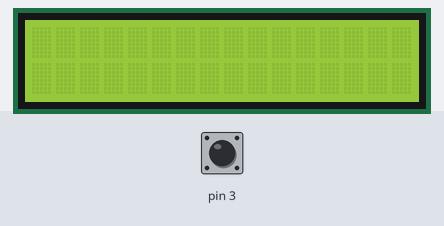
Bench run of a sketch on a simulated Arduino Uno, built with avr-gcc and run on an emulated ATmega328P. Parts: 16×2 character LCD. The inputs (shaded band) are chosen by the test bench; at power-on: pin 3 HIGH. What the sketch prints to the serial monitor is not drawn.

Above: at 1.2 s.
1.3 s: pin 3 pulled LOW for 0.15 s
At 2.4 s:
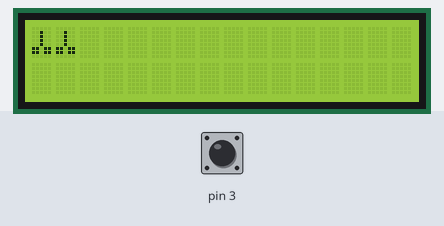
2.9 s: pin 3 pulled LOW for 1 s
At 3.2 s:
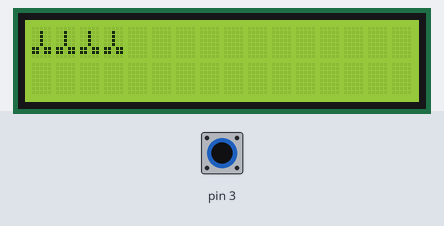
5.4 s: pin 3 pulled LOW for 0.15 s
At 6.0 s:
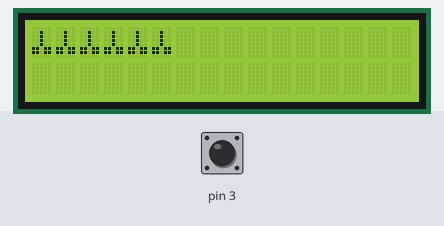
7.0 s: pin 3 pulled LOW for 3.2 s
At 8.1 s:
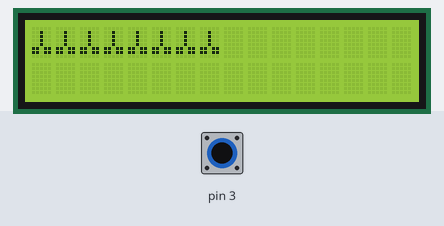
11.7 s: pin 3 pulled LOW for 0.15 s
At 12.6 s:
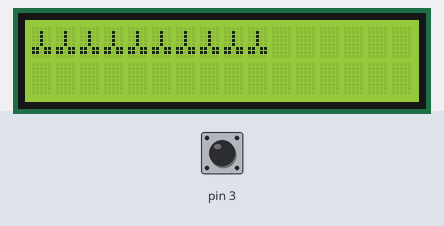
13.3 s: pin 3 pulled LOW for 1 s
At 14.6 s:
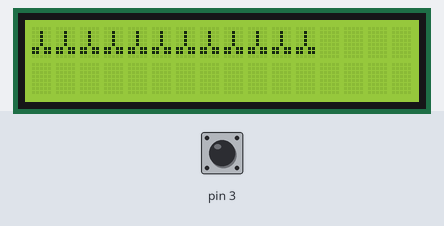
Timing chart, 0 to 16.3 s (numbered marks = the images above; inputs shaded):
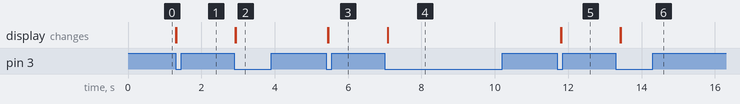

Measured:
- after the input at 1.3 s, the display: first changes at once (image 1 shows a later state)
- after the input at 2.9 s, the display: first changes at once (image 2 shows a later state)
- after the input at 5.4 s, the display: first changes after 0.05 s (image 3 shows a later state)
- after the input at 7.0 s, the display: first changes after 0.07 s (image 4 shows a later state)
- after the input at 11.7 s, the display: first changes after 0.10 s (image 5 shows a later state)
- after the input at 13.3 s, the display: first changes after 0.12 s (image 6 shows a later state)

The sketch:

4.ino
```cpp
#include <LiquidCrystal_I2C.h>
#include <Wire.h>
static int count_{0};

LiquidCrystal_I2C lcd_1(0x27, 16, 2);

byte singlePixel[8] = {
  0b00000, // Row 0
  0b00100, // Row 1
  0b00100, // Row 2
  0b00100,
  0b00100,
  0b11011,
  0b11011,
  0b00000
};

void setup() {
  Serial.begin(9600);
  pinMode(3, INPUT_PULLUP);

  lcd_1.init();
  lcd_1.backlight();

  lcd_1.createChar(0, singlePixel);
}

void inline dick(const int val) {
  for (int i = 0; i < val; i ++) {lcd_1.setCursor(i, 0); lcd_1.write(byte(0)); delay(10);}
  if (val > 16 && val <= 32) {
    for (int i = 0; i < val - 16; i ++) {lcd_1.setCursor(i, 1); lcd_1.write(byte(0)); delay(10);}
  }
}

template <typename T>
void inline printS(const T& msg) {
  lcd_1.clear();
  lcd_1.print(msg);
}

bool isReverse{false};

void loop() {
  if (digitalRead(3)) {
    while (digitalRead(3)) delay(10);
    Serial.println(count_);
    if (count_ <= 32 && !isReverse) {count_++; if (count_ >= 32) isReverse = true;}
    else {count_ --; if (count_ <= 0) isReverse = false;}
    count_ += (count_ < 33)? 1: -1;
    Serial.println(count_);
    dick(count_);
  }
}
```
